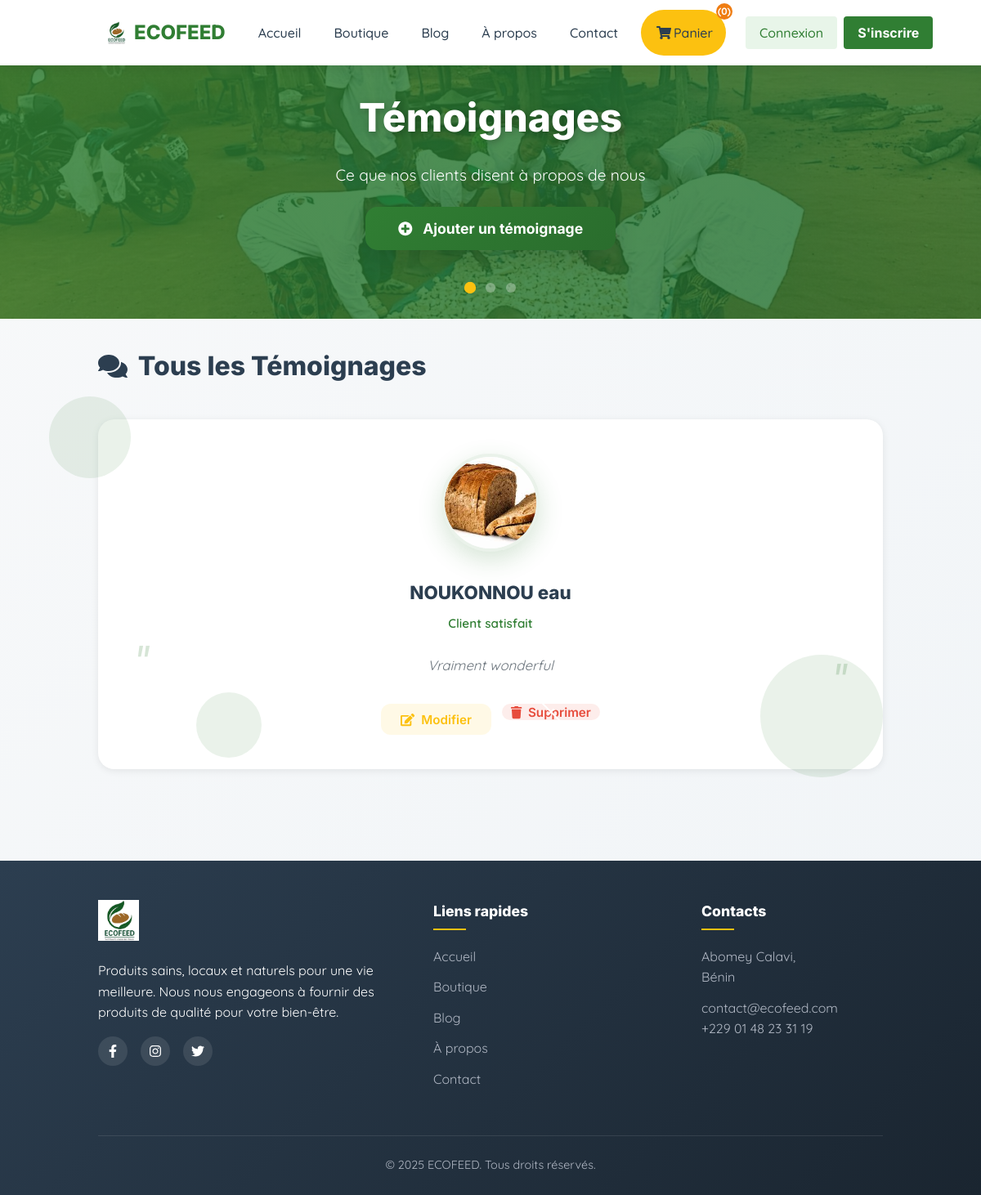
Page /testimonials/ on the committed database.
### products/models.py (models this page shows, shortened)
class Testimonial(models.Model):
    name = models.CharField(max_length=100)
    content = models.TextField()
    photo = models.ImageField(upload_to='testimonials/', blank=True, null=True)
    date = models.DateField(default=timezone.now)

### products/views.py (the view)
# urls.py: path('testimonials/',views.testimonials,name="testimonials"),
def testimonials(request):
    return render(request, "products/testimonials.html", {
        "testimonials": Testimonial.objects.all(),
    })

### products/templates/products/testimonials.html (shortened to what this page needs)
{% extends 'base.html' %}
{% block content %}
<section class="hero-section">
  <div class="hero-background">
    <div class="hero-image hero-image-1 active"></div>
  </div>
  <div class="hero-content">
    <h1>Témoignages</h1>
    <p>Ce que nos clients disent à propos de nous</p>
    <button class="add-btn js-modal-trigger" data-target="createModal">
      <i class="fas fa-plus-circle"></i>
      Ajouter un témoignage
    </button>
  </div>
  <div class="hero-dots">
    <span class="hero-dot active" data-slide="0"></span>
    <span class="hero-dot" data-slide="1"></span>
    <span class="hero-dot" data-slide="2"></span>
  </div>
</section>
<section class="testimonial-content">
  <div class="floating-elements">
    <div class="floating-element"></div>
  </div>
  <div class="container">
    <h2 class="section-title">
      <i class="fas fa-comments"></i>
      Tous les Témoignages
    </h2>
    <div class="testimonials-grid">
      {% for testimonial in testimonials %}
      <div class="testimonial-card">
        {% if testimonial.photo %}
          <img class="testimonial-avatar" src="{{ testimonial.photo.url }}" alt="{{ testimonial.name }}">
        {% else %}
          <img class="testimonial-avatar" src="https://images.unsplash.com/photo-1494790108755-2616b612b786?ixlib=rb-4.0.3&auto=format&fit=crop&w=256&q=80" alt="Photo par défaut">
        {% endif %}
        <h3 class="testimonial-name">{{ testimonial.name }}</h3>
        <span class="testimonial-role">Client satisfait</span>
        <p class="testimonial-content-text">
          {{ testimonial.content }}
        </p>
        <div class="action-buttons">
          <button
            class="action-btn edit js-modal-trigger-edit"
            data-target="editModal"
            data-id="{{ testimonial.id }}"
            data-name="{{ testimonial.name|escapejs }}"
            data-content="{{ testimonial.content|escapejs }}"
            data-photo="{% if testimonial.photo %}{{ testimonial.photo.url }}{% endif %}"
          >
            <i class="fas fa-edit"></i>
            Modifier
          </button>
          <button
            class="action-btn delete js-modal-trigger-delete"
            data-target="deleteModal"
            data-id="{{ testimonial.id }}"
          >
            <i class="fas fa-trash"></i>
            Supprimer
          </button>
        </div>
      </div>
      {% endfor %}
    </div>
  </div>
</section>
{% endblock %}

### templates/base.html (style rules this page uses)
:root { --primary-green: #307E33; --primary-yellow: #FCC110; --primary-orange: #EF7D12; --primary-green-dark: #2a6d2d; --primary-green-light: #e8f5e9; --dark: #2c3e50; --light: #f8f9fa; --gray: #6c757d; --border: #e9ecef; --shadow: 0 4px 12px rgba(0, 0, 0, 0.08); }
body { font-family: 'Quicksand', 'Segoe UI', Roboto, sans-serif; font-weight: 400; background-color: var(--light); color: var(--dark); padding-top: 70px; line-height: 1.6; }
h1, h2, h3, h4, h5, h6, .title, .subtitle, .navbar-modern .navbar-brand .logo, .footer-title { font-family: 'Inter', sans-serif; font-weight: 800; }

### rows in the picture
Testimonial: photo (picture), name "NOUKONNOU eau", content "Vraiment wonderful"

### other values in the picture
{{ request.session.cart|length|default:"0" }} "0"
